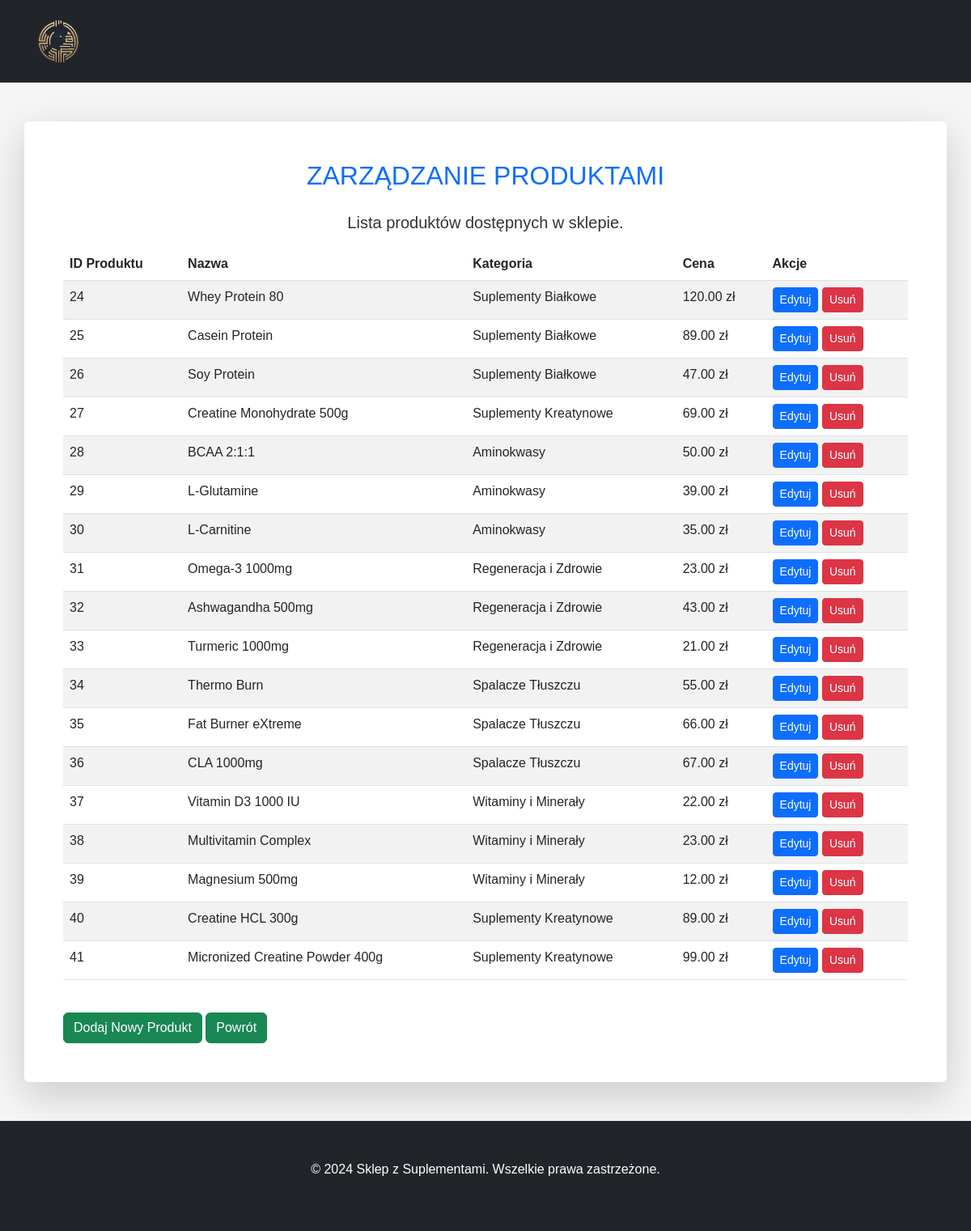
The app's page /admin/manage_products.php with its own data.
### tables this page shows
CREATE TABLE `products` (
  `id` int(11) NOT NULL,
  `name` varchar(255) NOT NULL,
  `description` text NOT NULL,
  `price` decimal(10,2) NOT NULL,
  `category_id` int(11) NOT NULL
);

CREATE TABLE `categories` (
  `id` int(11) NOT NULL,
  `name` varchar(255) NOT NULL
);

### admin/manage_products.php (the view, shortened to what this page needs)
<?php
include("../backend/connection.php");
?>
<!DOCTYPE html>
<html lang="pl">
<head>
    <link rel="stylesheet" href="https://cdnjs.cloudflare.com/ajax/libs/bootstrap/5.3.0/css/bootstrap.min.css">
    <link rel="stylesheet" href="../css/style.css">
</head>
<body class="d-flex flex-column min-vh-100">
<header class="bg-dark text-white py-3">
    <div class="container d-flex justify-content-between align-items-center">
        <a href="../index.php">
            <img src="../img/logo.png" alt="Logo Sklepu" class="logo">
        </a>
    </div>
</header>
<section class="py-5">
    <div class="container shadow-lg p-5 bg-white rounded">
        <h2 class="text-center mb-4 text-uppercase text-primary">Zarządzanie Produktami</h2>
        <p class="lead text-center">Lista produktów dostępnych w sklepie.</p>
        <div class="table-responsive">
            <table class="table table-striped">
                <thead>
                    <tr>
                        <th>ID Produktu</th>
                        <th>Nazwa</th>
                        <th>Kategoria</th>
                        <th>Cena</th>
                        <th>Akcje</th>
                    </tr>
                </thead>
                <tbody>
                    <?php
                    $sql = "SELECT products.id, products.name, categories.name AS category_name, products.price
                            FROM products
                            JOIN categories ON products.category_id = categories.id";
                    $result = $con->query($sql);
                    if ($result->num_rows > 0) {
                        while($row = $result->fetch_assoc()) {
                            echo "<tr>";
                            echo "<td>" . $row['id'] . "</td>";
                            echo "<td>" . $row['name'] . "</td>";
                            echo "<td>" . $row['category_name'] . "</td>";
                            echo "<td>" . number_format($row['price'], 2) . " zł</td>";
                            echo "<td>
                                    <a href='#' class='btn btn-sm btn-primary'>Edytuj</a>
                                    <a href='#' class='btn btn-sm btn-danger'>Usuń</a>
                                  </td>";
                            echo "</tr>";
                        }
                    } else {
                        echo "<tr><td colspan='5' class='text-center'>Brak produktów do wyświetlenia.</td></tr>";
                    }
                    ?>
                </tbody>
            </table>
        </div>
        <a href="add_product.php" class="btn btn-success mt-4">Dodaj Nowy Produkt</a>
        <a href="dashboard.html" class="btn btn-success mt-4">Powrót</a>
    </div>
</section>
<footer class="bg-dark text-white py-5 mt-auto">
    <div class="container text-center">
        <p>&copy; 2024 Sklep z Suplementami. Wszelkie prawa zastrzeżone.</p>
    </div>
</footer>
</body>
</html>

### css/style.css (style rules this page uses)
body { font-family: 'Poppins', sans-serif; margin: 0; padding: 0; background-color: #f5f5f5; color: #333; }
.logo { height: 70px; }
footer { background-color: #333; color: white; padding: 40px; text-align: center; }

### records on screen
products: id "24", name "Whey Protein 80", category.name "Suplementy Białkowe", price "120.00"
products: id "25", name "Casein Protein", category.name "Suplementy Białkowe", price "89.00"
products: id "26", name "Soy Protein", category.name "Suplementy Białkowe", price "47.00"
products: id "27", name "Creatine Monohydrate 500g", category.name "Suplementy Kreatynowe", price "69.00"
products: id "28", name "BCAA 2:1:1", category.name "Aminokwasy", price "50.00"
products: id "29", name "L-Glutamine", category.name "Aminokwasy", price "39.00"
products: id "30", name "L-Carnitine", category.name "Aminokwasy", price "35.00"
products: id "31", name "Omega-3 1000mg", category.name "Regeneracja i Zdrowie", price "23.00"
products: id "32", name "Ashwagandha 500mg", category.name "Regeneracja i Zdrowie", price "43.00"
products: id "33", name "Turmeric 1000mg", category.name "Regeneracja i Zdrowie", price "21.00"
products: id "34", name "Thermo Burn", category.name "Spalacze Tłuszczu", price "55.00"
products: id "35", name "Fat Burner eXtreme", category.name "Spalacze Tłuszczu", price "66.00"
products: id "36", name "CLA 1000mg", category.name "Spalacze Tłuszczu", price "67.00"
products: id "37", name "Vitamin D3 1000 IU", category.name "Witaminy i Minerały", price "22.00"
products: id "38", name "Multivitamin Complex", category.name "Witaminy i Minerały", price "23.00"
products: id "39", name "Magnesium 500mg", category.name "Witaminy i Minerały", price "12.00"
products: id "40", name "Creatine HCL 300g", category.name "Suplementy Kreatynowe", price "89.00"
products: id "41", name "Micronized Creatine Powder 400g", category.name "Suplementy Kreatynowe", price "99.00"
